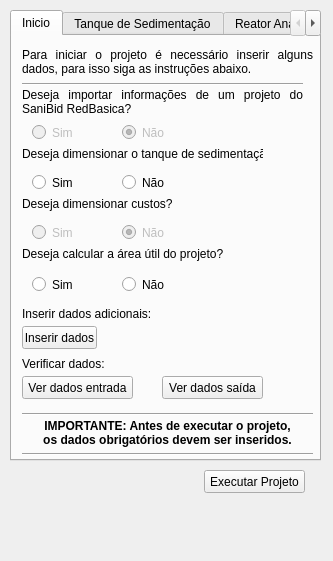
<?xml version="1.0" encoding="UTF-8"?>
<ui version="4.0">
 <class>SaniBidStarSDDockWidgetBase</class>
 <widget class="QDockWidget" name="SaniBidStarSDDockWidgetBase">
  <property name="geometry">
   <rect>
    <x>0</x>
    <y>0</y>
    <width>333</width>
    <height>561</height>
   </rect>
  </property>
  <property name="windowTitle">
   <string>SaniBid Star SD</string>
  </property>
  <widget class="QWidget" name="dockWidgetContents">
   <widget class="QTabWidget" name="tabWidget">
    <property name="geometry">
     <rect>
      <x>10</x>
      <y>10</y>
      <width>311</width>
      <height>451</height>
     </rect>
    </property>
    <property name="currentIndex">
     <number>0</number>
    </property>
    <widget class="QWidget" name="inicio">
     <attribute name="title">
      <string>Inicio</string>
     </attribute>
     <widget class="QLabel" name="label">
      <property name="geometry">
       <rect>
        <x>10</x>
        <y>10</y>
        <width>291</width>
        <height>31</height>
       </rect>
      </property>
      <property name="text">
       <string>Para iniciar o projeto é necessário inserir alguns dados, para isso siga as instruções abaixo.</string>
      </property>
      <property name="alignment">
       <set>Qt::AlignJustify|Qt::AlignVCenter</set>
      </property>
      <property name="wordWrap">
       <bool>true</bool>
      </property>
     </widget>
     <widget class="Line" name="line">
      <property name="geometry">
       <rect>
        <x>10</x>
        <y>40</y>
        <width>281</width>
        <height>16</height>
       </rect>
      </property>
      <property name="orientation">
       <enum>Qt::Horizontal</enum>
      </property>
     </widget>
     <widget class="QLabel" name="label_2">
      <property name="geometry">
       <rect>
        <x>10</x>
        <y>50</y>
        <width>281</width>
        <height>31</height>
       </rect>
      </property>
      <property name="text">
       <string>Deseja importar informações de um projeto do SaniBid RedBasica?</string>
      </property>
      <property name="alignment">
       <set>Qt::AlignJustify|Qt::AlignVCenter</set>
      </property>
      <property name="wordWrap">
       <bool>true</bool>
      </property>
     </widget>
     <widget class="QLabel" name="label_3">
      <property name="geometry">
       <rect>
        <x>10</x>
        <y>110</y>
        <width>241</width>
        <height>16</height>
       </rect>
      </property>
      <property name="text">
       <string>Deseja dimensionar o tanque de sedimentação?</string>
      </property>
     </widget>
     <widget class="QLabel" name="label_4">
      <property name="geometry">
       <rect>
        <x>10</x>
        <y>270</y>
        <width>131</width>
        <height>16</height>
       </rect>
      </property>
      <property name="text">
       <string>Inserir dados adicionais:</string>
      </property>
     </widget>
     <widget class="QPushButton" name="pushButton_inserir">
      <property name="geometry">
       <rect>
        <x>10</x>
        <y>290</y>
        <width>75</width>
        <height>23</height>
       </rect>
      </property>
      <property name="text">
       <string>Inserir dados</string>
      </property>
     </widget>
     <widget class="Line" name="line_2">
      <property name="geometry">
       <rect>
        <x>10</x>
        <y>370</y>
        <width>291</width>
        <height>16</height>
       </rect>
      </property>
      <property name="orientation">
       <enum>Qt::Horizontal</enum>
      </property>
     </widget>
     <widget class="QLabel" name="label_5">
      <property name="geometry">
       <rect>
        <x>30</x>
        <y>380</y>
        <width>251</width>
        <height>34</height>
       </rect>
      </property>
      <property name="font">
       <font>
        <weight>75</weight>
        <bold>true</bold>
       </font>
      </property>
      <property name="text">
       <string>IMPORTANTE: Antes de executar o projeto, os dados obrigatórios devem ser inseridos.</string>
      </property>
      <property name="alignment">
       <set>Qt::AlignCenter</set>
      </property>
      <property name="wordWrap">
       <bool>true</bool>
      </property>
     </widget>
     <widget class="Line" name="line_3">
      <property name="geometry">
       <rect>
        <x>10</x>
        <y>410</y>
        <width>291</width>
        <height>16</height>
       </rect>
      </property>
      <property name="orientation">
       <enum>Qt::Horizontal</enum>
      </property>
     </widget>
     <widget class="QWidget" name="widget" native="true">
      <property name="enabled">
       <bool>false</bool>
      </property>
      <property name="geometry">
       <rect>
        <x>10</x>
        <y>80</y>
        <width>201</width>
        <height>31</height>
       </rect>
      </property>
      <widget class="QRadioButton" name="radioButton">
       <property name="geometry">
        <rect>
         <x>10</x>
         <y>8</y>
         <width>82</width>
         <height>17</height>
        </rect>
       </property>
       <property name="text">
        <string>Sim</string>
       </property>
      </widget>
      <widget class="QRadioButton" name="radioButton_2">
       <property name="enabled">
        <bool>false</bool>
       </property>
       <property name="geometry">
        <rect>
         <x>100</x>
         <y>8</y>
         <width>82</width>
         <height>17</height>
        </rect>
       </property>
       <property name="text">
        <string>Não</string>
       </property>
       <property name="checked">
        <bool>true</bool>
       </property>
      </widget>
     </widget>
     <widget class="QWidget" name="widget_2" native="true">
      <property name="geometry">
       <rect>
        <x>10</x>
        <y>130</y>
        <width>201</width>
        <height>31</height>
       </rect>
      </property>
      <widget class="QRadioButton" name="radioButton_3">
       <property name="geometry">
        <rect>
         <x>10</x>
         <y>8</y>
         <width>82</width>
         <height>17</height>
        </rect>
       </property>
       <property name="text">
        <string>Sim</string>
       </property>
      </widget>
      <widget class="QRadioButton" name="radioButton_4">
       <property name="geometry">
        <rect>
         <x>100</x>
         <y>8</y>
         <width>82</width>
         <height>17</height>
        </rect>
       </property>
       <property name="text">
        <string>Não</string>
       </property>
      </widget>
     </widget>
     <widget class="QLabel" name="label_6">
      <property name="geometry">
       <rect>
        <x>10</x>
        <y>320</y>
        <width>211</width>
        <height>16</height>
       </rect>
      </property>
      <property name="text">
       <string>Verificar dados:</string>
      </property>
     </widget>
     <widget class="QPushButton" name="pushButton_verdados">
      <property name="geometry">
       <rect>
        <x>10</x>
        <y>340</y>
        <width>111</width>
        <height>23</height>
       </rect>
      </property>
      <property name="text">
       <string>Ver dados entrada</string>
      </property>
     </widget>
     <widget class="QPushButton" name="pushButton_dadosaida">
      <property name="geometry">
       <rect>
        <x>150</x>
        <y>340</y>
        <width>101</width>
        <height>23</height>
       </rect>
      </property>
      <property name="text">
       <string>Ver dados saída</string>
      </property>
     </widget>
     <widget class="QLabel" name="label_7">
      <property name="geometry">
       <rect>
        <x>10</x>
        <y>160</y>
        <width>251</width>
        <height>16</height>
       </rect>
      </property>
      <property name="text">
       <string>Deseja dimensionar custos?</string>
      </property>
     </widget>
     <widget class="QWidget" name="widget_3" native="true">
      <property name="enabled">
       <bool>false</bool>
      </property>
      <property name="geometry">
       <rect>
        <x>10</x>
        <y>180</y>
        <width>201</width>
        <height>31</height>
       </rect>
      </property>
      <widget class="QRadioButton" name="radioButton_5">
       <property name="geometry">
        <rect>
         <x>10</x>
         <y>8</y>
         <width>82</width>
         <height>17</height>
        </rect>
       </property>
       <property name="text">
        <string>Sim</string>
       </property>
      </widget>
      <widget class="QRadioButton" name="radioButton_6">
       <property name="geometry">
        <rect>
         <x>100</x>
         <y>8</y>
         <width>82</width>
         <height>17</height>
        </rect>
       </property>
       <property name="text">
        <string>Não</string>
       </property>
       <property name="checked">
        <bool>true</bool>
       </property>
      </widget>
     </widget>
     <widget class="QLabel" name="label_8">
      <property name="geometry">
       <rect>
        <x>10</x>
        <y>210</y>
        <width>211</width>
        <height>16</height>
       </rect>
      </property>
      <property name="text">
       <string>Deseja calcular a área útil do projeto?</string>
      </property>
     </widget>
     <widget class="QWidget" name="widget_4" native="true">
      <property name="geometry">
       <rect>
        <x>10</x>
        <y>230</y>
        <width>201</width>
        <height>31</height>
       </rect>
      </property>
      <widget class="QRadioButton" name="radioButton_7">
       <property name="geometry">
        <rect>
         <x>10</x>
         <y>10</y>
         <width>82</width>
         <height>17</height>
        </rect>
       </property>
       <property name="text">
        <string>Sim</string>
       </property>
      </widget>
      <widget class="QRadioButton" name="radioButton_8">
       <property name="geometry">
        <rect>
         <x>100</x>
         <y>10</y>
         <width>82</width>
         <height>17</height>
        </rect>
       </property>
       <property name="text">
        <string>Não</string>
       </property>
      </widget>
     </widget>
    </widget>
    <widget class="QWidget" name="Tanque">
     <attribute name="title">
      <string>Tanque de Sedimentação</string>
     </attribute>
     <widget class="QLabel" name="label_21">
      <property name="geometry">
       <rect>
        <x>10</x>
        <y>10</y>
        <width>141</width>
        <height>16</height>
       </rect>
      </property>
      <property name="text">
       <string>Editar dados de entrada:</string>
      </property>
     </widget>
     <widget class="QPushButton" name="pushButton_7">
      <property name="geometry">
       <rect>
        <x>20</x>
        <y>30</y>
        <width>75</width>
        <height>23</height>
       </rect>
      </property>
      <property name="text">
       <string>Editar</string>
      </property>
     </widget>
     <widget class="QPushButton" name="pushButton_4">
      <property name="geometry">
       <rect>
        <x>20</x>
        <y>80</y>
        <width>75</width>
        <height>23</height>
       </rect>
      </property>
      <property name="text">
       <string>Ver dados</string>
      </property>
     </widget>
     <widget class="QLabel" name="label_22">
      <property name="geometry">
       <rect>
        <x>20</x>
        <y>350</y>
        <width>261</width>
        <height>61</height>
       </rect>
      </property>
      <property name="font">
       <font>
        <weight>75</weight>
        <bold>true</bold>
       </font>
      </property>
      <property name="tabletTracking">
       <bool>false</bool>
      </property>
      <property name="text">
       <string>IMPORTANTE: Ao editar os valores de entrada deve executar novamente o projeto para que as alterações tenham efeito.</string>
      </property>
      <property name="alignment">
       <set>Qt::AlignCenter</set>
      </property>
      <property name="wordWrap">
       <bool>true</bool>
      </property>
     </widget>
     <widget class="QLabel" name="label_23">
      <property name="geometry">
       <rect>
        <x>10</x>
        <y>60</y>
        <width>111</width>
        <height>16</height>
       </rect>
      </property>
      <property name="text">
       <string>Ver dados de saída:</string>
      </property>
     </widget>
    </widget>
    <widget class="QWidget" name="reator">
     <attribute name="title">
      <string>Reator Anaeróbio RAC</string>
     </attribute>
     <widget class="QLabel" name="label_9">
      <property name="geometry">
       <rect>
        <x>10</x>
        <y>10</y>
        <width>141</width>
        <height>16</height>
       </rect>
      </property>
      <property name="text">
       <string>Editar dados de entrada:</string>
      </property>
     </widget>
     <widget class="QPushButton" name="pushButton">
      <property name="geometry">
       <rect>
        <x>20</x>
        <y>30</y>
        <width>75</width>
        <height>23</height>
       </rect>
      </property>
      <property name="text">
       <string>Editar</string>
      </property>
     </widget>
     <widget class="QLabel" name="label_10">
      <property name="geometry">
       <rect>
        <x>10</x>
        <y>70</y>
        <width>111</width>
        <height>16</height>
       </rect>
      </property>
      <property name="text">
       <string>Ver dados de saída:</string>
      </property>
     </widget>
     <widget class="QPushButton" name="pushButton_2">
      <property name="geometry">
       <rect>
        <x>20</x>
        <y>90</y>
        <width>75</width>
        <height>23</height>
       </rect>
      </property>
      <property name="text">
       <string>Ver dados</string>
      </property>
     </widget>
     <widget class="QLabel" name="label_11">
      <property name="geometry">
       <rect>
        <x>20</x>
        <y>345</y>
        <width>261</width>
        <height>61</height>
       </rect>
      </property>
      <property name="font">
       <font>
        <weight>75</weight>
        <bold>true</bold>
       </font>
      </property>
      <property name="tabletTracking">
       <bool>false</bool>
      </property>
      <property name="text">
       <string>IMPORTANTE: Ao editar os valores de entrada deve executar novamente o projeto para que as alterações tenham efeito.</string>
      </property>
      <property name="alignment">
       <set>Qt::AlignCenter</set>
      </property>
      <property name="wordWrap">
       <bool>true</bool>
      </property>
     </widget>
    </widget>
    <widget class="QWidget" name="custos">
     <attribute name="title">
      <string>Custos</string>
     </attribute>
     <widget class="QLabel" name="label_15">
      <property name="geometry">
       <rect>
        <x>20</x>
        <y>350</y>
        <width>261</width>
        <height>61</height>
       </rect>
      </property>
      <property name="font">
       <font>
        <weight>75</weight>
        <bold>true</bold>
       </font>
      </property>
      <property name="tabletTracking">
       <bool>false</bool>
      </property>
      <property name="text">
       <string>IMPORTANTE: Ao editar os valores de entrada deve executar novamente o projeto para que as alterações tenham efeito.</string>
      </property>
      <property name="alignment">
       <set>Qt::AlignCenter</set>
      </property>
      <property name="wordWrap">
       <bool>true</bool>
      </property>
     </widget>
     <widget class="QPushButton" name="pushButton_5">
      <property name="geometry">
       <rect>
        <x>20</x>
        <y>30</y>
        <width>75</width>
        <height>23</height>
       </rect>
      </property>
      <property name="text">
       <string>Editar</string>
      </property>
     </widget>
     <widget class="QLabel" name="label_16">
      <property name="geometry">
       <rect>
        <x>10</x>
        <y>10</y>
        <width>141</width>
        <height>16</height>
       </rect>
      </property>
      <property name="text">
       <string>Editar dados de entrada:</string>
      </property>
     </widget>
     <widget class="QPushButton" name="pushButton_6">
      <property name="geometry">
       <rect>
        <x>20</x>
        <y>80</y>
        <width>75</width>
        <height>23</height>
       </rect>
      </property>
      <property name="text">
       <string>Ver dados</string>
      </property>
     </widget>
     <widget class="QLabel" name="label_17">
      <property name="geometry">
       <rect>
        <x>10</x>
        <y>60</y>
        <width>111</width>
        <height>16</height>
       </rect>
      </property>
      <property name="text">
       <string>Ver dados de saída:</string>
      </property>
     </widget>
    </widget>
    <widget class="QWidget" name="sobre">
     <attribute name="title">
      <string>Sobre</string>
     </attribute>
     <widget class="QLabel" name="label_18">
      <property name="geometry">
       <rect>
        <x>10</x>
        <y>300</y>
        <width>281</width>
        <height>20</height>
       </rect>
      </property>
      <property name="font">
       <font>
        <weight>75</weight>
        <italic>true</italic>
        <bold>true</bold>
        <underline>false</underline>
        <strikeout>false</strikeout>
       </font>
      </property>
      <property name="text">
       <string>PLUGIN EM DESENVOLVIMENTO!</string>
      </property>
      <property name="alignment">
       <set>Qt::AlignCenter</set>
      </property>
     </widget>
     <widget class="QLabel" name="label_19">
      <property name="geometry">
       <rect>
        <x>20</x>
        <y>20</y>
        <width>231</width>
        <height>16</height>
       </rect>
      </property>
      <property name="text">
       <string>Projeto BID/UFBA</string>
      </property>
     </widget>
     <widget class="QLabel" name="label_20">
      <property name="geometry">
       <rect>
        <x>20</x>
        <y>50</y>
        <width>131</width>
        <height>16</height>
       </rect>
      </property>
      <property name="text">
       <string>Versão 0.01</string>
      </property>
     </widget>
    </widget>
   </widget>
   <widget class="QPushButton" name="pushButtonExecutar">
    <property name="geometry">
     <rect>
      <x>204</x>
      <y>470</y>
      <width>101</width>
      <height>23</height>
     </rect>
    </property>
    <property name="text">
     <string>Executar Projeto</string>
    </property>
   </widget>
  </widget>
 </widget>
 <resources/>
 <connections/>
</ui>
